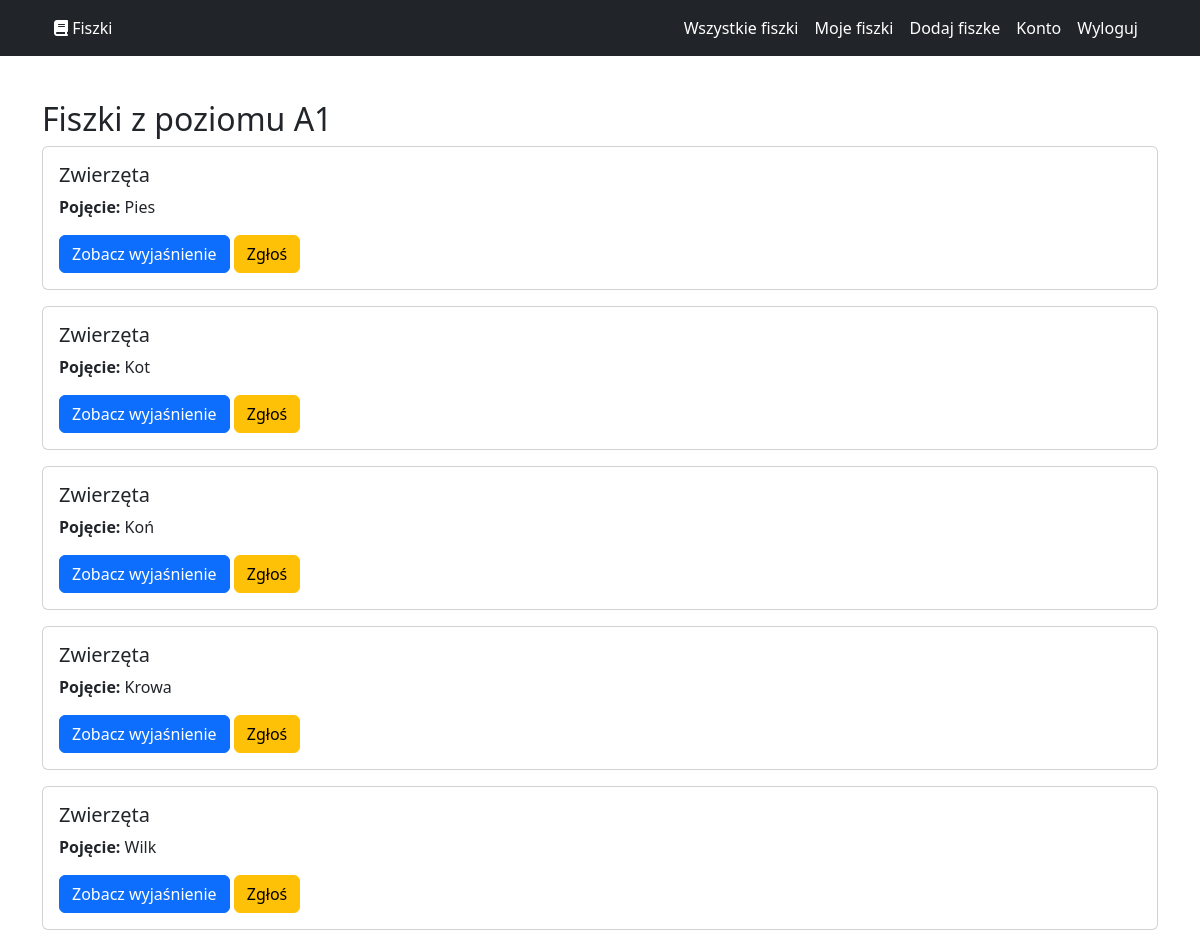
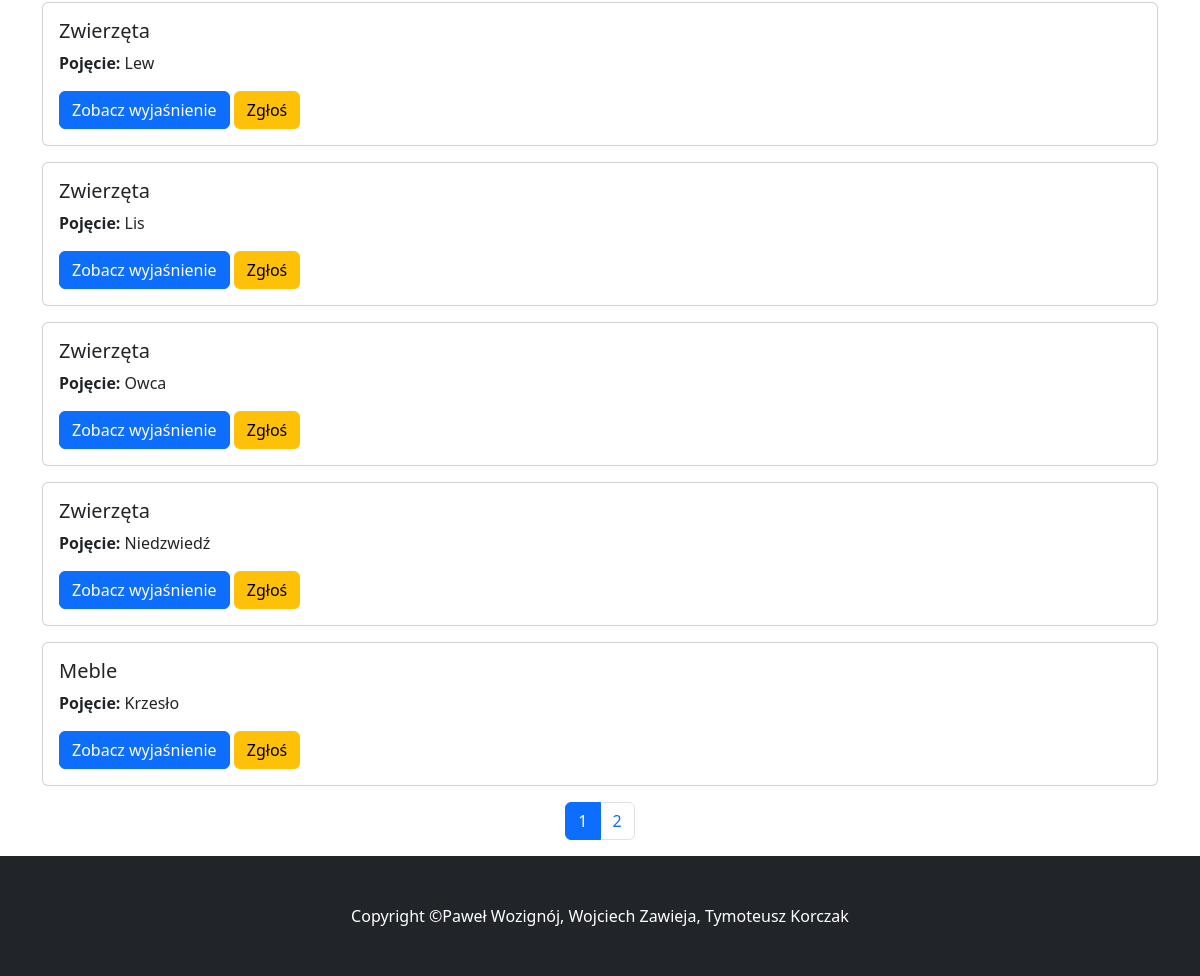
/user/allUserFlashcards.php?level_id=1 (signed in), run on the app's committed database (2 pictures, top to bottom).
### tables this page shows
CREATE TABLE `levels` (
  `id` int(11) NOT NULL,
  `name` varchar(10) NOT NULL
);

CREATE TABLE `flashcards` (
  `id` int(11) NOT NULL,
  `title` varchar(255) DEFAULT NULL,
  `term` varchar(255) DEFAULT NULL,
  `definition` text NOT NULL,
  `user_id` int(11) DEFAULT NULL,
  `level_id` int(11) DEFAULT NULL
);

### user/allUserFlashcards.php (the view, shortened to what this page needs)
<?php
$fiszki_na_strone = 10;
if (isset($_GET['level_id'])) {
    $level_id = $_GET['level_id'];
    $get_level_name_query = "SELECT name FROM levels WHERE id = $level_id";
    $get_level_name_result = mysqli_query($conn, $get_level_name_query);
    $level_row = mysqli_fetch_assoc($get_level_name_result);
    $level_name = $level_row['name'];
    $page = isset($_GET['page']) ? $_GET['page'] : 1;
    $offset = ($page - 1) * $fiszki_na_strone;
    $get_flashcards_query = "SELECT flashcards.id, flashcards.title, flashcards.term, flashcards.definition FROM flashcards WHERE flashcards.level_id = $level_id LIMIT $offset, $fiszki_na_strone";
    $get_flashcards_result = mysqli_query($conn, $get_flashcards_query);
    $count_query = "SELECT COUNT(*) AS total FROM flashcards WHERE level_id = $level_id";
    $count_result = mysqli_query($conn, $count_query);
    $count_row = mysqli_fetch_assoc($count_result);
    $total_fiszki = $count_row['total'];
    $total_pages = ceil($total_fiszki / $fiszki_na_strone);
} else {
    header('location: myflashcards.php');
    exit;
}
include("../include/iuser/unav.php");
?>
<div class="container" style="margin-top: 100px;">
    <h2>Fiszki z poziomu <?php echo $level_name; ?></h2>
    <?php
    while ($flashcard = mysqli_fetch_assoc($get_flashcards_result)) {
    ?>
    <div class="card mb-3">
        <div class="card-body">
            <h5 class="card-title"><?php echo $flashcard['title']; ?></h5>
            <p class="card-text"><strong>Pojęcie:</strong> <?php echo $flashcard['term']; ?></p>
            <button class="btn btn-primary" onclick="showDefinition(<?php echo $flashcard['id']; ?>)">Zobacz wyjaśnienie</button>
            <form method="post" style="display: inline;">
                <button type="submit" class="btn btn-warning">Zgłoś</button>
            </form>
        </div>
    </div>
    <?php } ?>
    <nav aria-label="Page navigation example">
        <ul class="pagination justify-content-center">
            <?php for ($i = 1; $i <= $total_pages; $i++) : ?>
            <li class="page-item <?php if ($i == $page) echo 'active'; ?>"><a class="page-link" href="allUserFlashcards.php?level_id=<?php echo $level_id; ?>&page=<?php echo $i; ?>"><?php echo $i; ?></a></li>
            <?php endfor; ?>
        </ul>
    </nav>
</div>
<?php
include("../include/iuser/ufooter.php");
?>

### include/iuser/unav.php (shortened to what this page needs)
<!DOCTYPE html>
<html lang="pl">
    <head>
        <link href="../css/styles.css" rel="stylesheet" />
        <link rel="stylesheet" href="https://cdnjs.cloudflare.com/ajax/libs/font-awesome/6.4.2/css/all.min.css">
    </head>
    <body id="page-top">
        <nav class="navbar navbar-expand-lg navbar-dark bg-dark fixed-top" id="mainNav">
            <div class="container px-4">
                <a href="#" class="logo"> <i class="fa-solid fa-book"></i> Fiszki </a>
                <div class="collapse navbar-collapse" id="navbarResponsive">
                    <ul class="navbar-nav ms-auto">
                        <li class="nav-item"><a class="nav-link" href="../user/userindex.php">Wszystkie fiszki</a></li>
                        <li class="nav-item"><a class="nav-link" href="../user/myflashcards.php">Moje fiszki</a></li>
                        <li class="nav-item"><a class="nav-link" href="../user/addflashcards.php">Dodaj fiszke</a></li>
                        <li class="nav-item"><a class="nav-link" href="../user/account.php">Konto</a></li>
                        <li class="nav-item"><a class="nav-link" href="../user/userlogout.php">Wyloguj</a></li>
                    </ul>
                </div>
            </div>
        </nav>

### include/iuser/ufooter.php (shortened to what this page needs)
        <footer class="py-5 bg-dark">
            <div class="container px-4"><p class="m-0 text-center text-white">Copyright &copy;Paweł Wozignój, Wojciech Zawieja, Tymoteusz Korczak</p></div>
        </footer>
    </body>
</html>

### include/iuser/unav.php (style rules this page uses)
.logo, .nav-link { text-decoration: none; color:white; }

### data on the page
levels: name "A1"
flashcards: title "Zwierzęta", term "Pies"
flashcards: title "Zwierzęta", term "Kot"
flashcards: title "Zwierzęta", term "Koń"
flashcards: title "Zwierzęta", term "Krowa"
flashcards: title "Zwierzęta", term "Wilk"
flashcards: title "Zwierzęta", term "Lew"
flashcards: title "Zwierzęta", term "Lis"
flashcards: title "Zwierzęta", term "Owca"
flashcards: title "Zwierzęta", term "Niedzwiedź"
flashcards: title "Meble", term "Krzesło"
